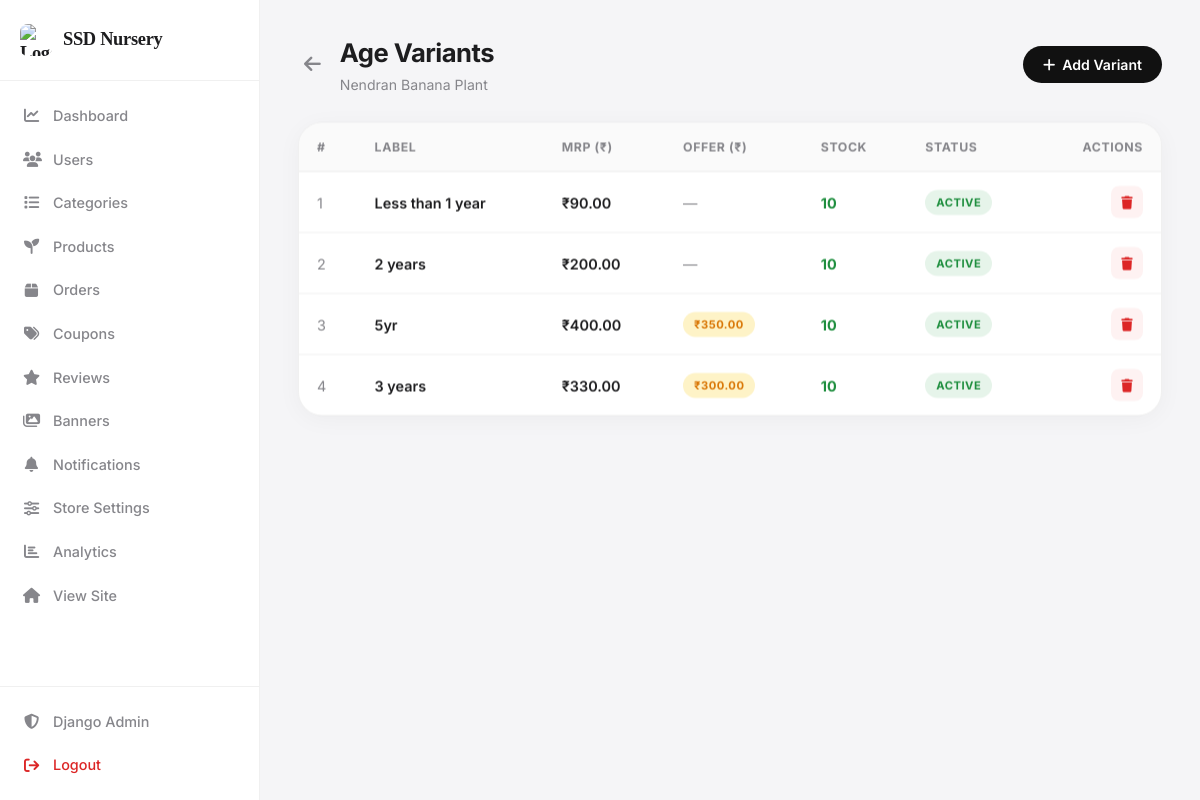
The page /admin-panel/products/18/variants/ (signed in) on the database its author committed.
### web/models.py (models this page shows, shortened)
class Product(models.Model):
    category    = models.ForeignKey(
        Category, on_delete=models.CASCADE, related_name="products"
    )
    name        = models.CharField(max_length=200)
    slug        = models.SlugField(max_length=220, unique=True, blank=True)
    description = models.TextField(blank=True)
    care_guide  = models.TextField(blank=True)
    sunlight    = models.CharField(max_length=100, blank=True)
    watering    = models.CharField(max_length=100, blank=True)
    price       = models.DecimalField(max_digits=10, decimal_places=2)
    offer_price = models.DecimalField(max_digits=10, decimal_places=2, blank=True, null=True)
    stock       = models.PositiveIntegerField(default=0)
    image = CloudinaryField("image", folder="products", blank=True, null=True)
    featured    = models.BooleanField(default=False)
    is_active   = models.BooleanField(default=True)
    created_at  = models.DateTimeField(auto_now_add=True)
    class Meta:
        ordering = ["-created_at"]

class ProductVariant(models.Model):
    PRESET_LABELS = [
        ("lt1",  "Less than 1 year"),
        ("1yr",  "1 year"),
        ("2yr",  "2 years"),
        ("3yr",  "3 years"),
        ("custom", "Custom"),
    ]
    product      = models.ForeignKey(
        Product, on_delete=models.CASCADE, related_name="variants"
    )
    label        = models.CharField(max_length=20, choices=PRESET_LABELS)
    custom_label = models.CharField(
        max_length=100, blank=True,
        help_text="Only used when label = 'custom'"
    )
    price        = models.DecimalField(max_digits=10, decimal_places=2)
    offer_price  = models.DecimalField(           # ← NEW
        max_digits=10, decimal_places=2,
        blank=True, null=True,
        help_text="Leave blank for no offer on this variant"
    )
    stock        = models.PositiveIntegerField(default=0)
    is_active    = models.BooleanField(default=True)
    sort_order   = models.PositiveIntegerField(default=0)
    class Meta:
        ordering = ["sort_order", "id"]
    @property
    def display_label(self):
        if self.label == "custom" and self.custom_label:
            return self.custom_label
        return dict(self.PRESET_LABELS).get(self.label, self.label)

### web/views.py (the view)
    def wrapper(request, *args, **kwargs):
        if not request.user.is_authenticated or not request.user.is_superuser:
            return redirect("/")
        return func(request, *args, **kwargs)

### web/context_processors.py (called while the page is built)
def user_profile(request):
    notifications = Notification.objects.filter(is_active=True).order_by("-id")[:5]
    return {"notifications": notifications}

def cart_count(request):
    count = 0
    if request.user.is_authenticated:
        count = sum(
            i.quantity
            for i in CartItem.objects.filter(user=request.user)
        )
    return {
        "cart_count": count
    }

### web/views.py (called while the page is built, shortened)
def _admin_required(func):
    def wrapper(request, *args, **kwargs):
        if not request.user.is_authenticated or not request.user.is_superuser:
            return redirect("/")
        return func(request, *args, **kwargs)
    wrapper.__name__ = func.__name__
    return wrapper

@login_required
@_admin_required
def manage_variants(request, product_id):
    from .models import ProductVariant
    product  = get_object_or_404(Product, id=product_id)
    variants = product.variants.all()
    PRESET_LABELS = ProductVariant.PRESET_LABELS
    return render(request, "web/admin/manage_variants.html", {
        "product":       product,
        "variants":      variants,
        "preset_labels": PRESET_LABELS,
    })

### web/templates/web/admin/manage_variants.html (shortened to what this page needs)
{% load static %}
<!DOCTYPE html>
<html lang="en">
<head>
<link rel="stylesheet" href="https://cdnjs.cloudflare.com/ajax/libs/font-awesome/6.5.2/css/all.min.css">
<link rel="stylesheet" href="{% static 'css/admin.css' %}">
</head>
<body>
<div class="admin-layout">
    {% include "web/admin/_sidebar.html" %}
    <main class="main-content">
        <header class="top-header">
            <div class="header-left">
                <a href="{% url 'product_list' %}"
                   style="color:var(--text-secondary);font-size:1.2rem;padding:6px;">
                    <i class="fa-solid fa-arrow-left"></i>
                </a>
                <div>
                    <h1 class="page-title">Age Variants</h1>
                    <p class="page-subtitle">{{ product.name }}</p>
                </div>
            </div>
            <button class="btn-primary" data-modal-open="addVariantModal">
                <i class="fa-solid fa-plus"></i>
                Add Variant
            </button>
        </header>
        <div class="data-card">
            <div class="table-responsive">
                <table>
                    <thead>
                    <tr>
                        <th>#</th>
                        <th>Label</th>
                        <th>MRP (₹)</th>
                        <th>Offer (₹)</th>
                        <th>Stock</th>
                        <th>Status</th>
                        <th style="text-align:right">Actions</th>
                    </tr>
                    </thead>
                    <tbody>
                    {% for v in variants %}
                    <tr>
                        <td style="color:var(--text-secondary)">
                            {{ v.id }}
                        </td>
                        <td style="font-weight:600">
                            {{ v.display_label }}
                        </td>
                        <td style="font-weight:600">
                            ₹{{ v.price }}
                        </td>
                        <td>
                            {% if v.offer_price %}
                                <span class="badge badge-sale">
                                    ₹{{ v.offer_price }}
                                </span>
                            {% else %}
                                <span style="color:var(--text-secondary)">
                                    —
                                </span>
                            {% endif %}
                        </td>
                        <td>
                            {% if v.stock == 0 %}
                                <span style="color:var(--danger);font-weight:700">
                                    0
                                </span>
                            {% elif v.stock < 5 %}
                                <span style="color:var(--warn);font-weight:700">
                                    {{ v.stock }}
                                </span>
                            {% else %}
                                <span style="color:var(--success);font-weight:700">
                                    {{ v.stock }}
                                </span>
                            {% endif %}
                        </td>
                        <td>
                            {% if v.is_active %}
                                <span class="badge badge-active">
                                    Active
                                </span>
                            {% else %}
                                <span class="badge badge-disabled">
                                    Hidden
                                </span>
                            {% endif %}
                        </td>
                        <td>
                            <div class="action-group">
                                <form method="POST" style="display:inline;">
                                    <button type="submit"
                                            class="btn-icon btn-icon-danger"
                                            data-confirm="Delete this variant?">
                                        <i class="fa-solid fa-trash"></i>
                                    </button>
                                </form>
                            </div>
                        </td>
                    </tr>
                    {% endfor %}
                    </tbody>
                </table>
            </div>
        </div>
    </main>
</div>
</body>
</html>

### rows shown on the page
Product: name "Nendran Banana Plant"
ProductVariant: id "1", display_label "Less than 1 year", price "90.00", stock "10", is_active "ACTIVE"
ProductVariant: id "2", display_label "2 years", price "200.00", stock "10", is_active "ACTIVE"
ProductVariant: id "3", display_label "5yr", price "400.00", offer_price "350.00", stock "10", is_active "ACTIVE"
ProductVariant: id "4", display_label "3 years", price "330.00", offer_price "300.00", stock "10", is_active "ACTIVE"
